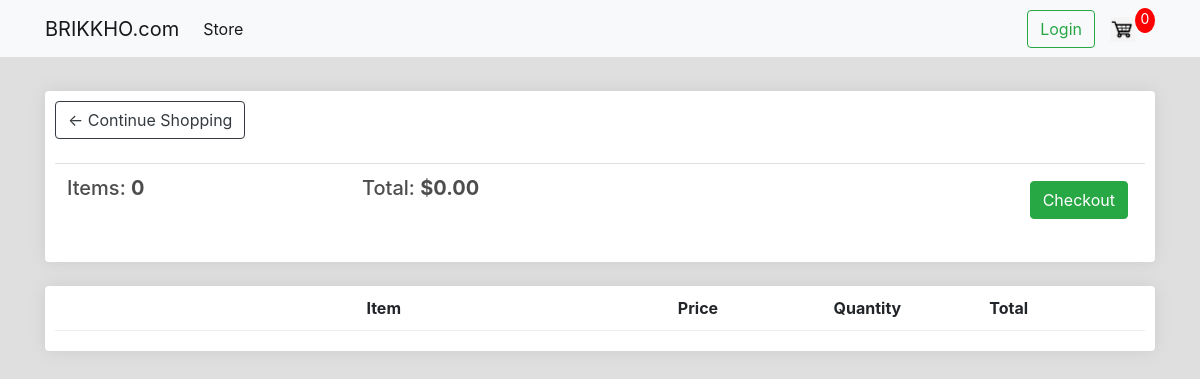
The page /cart/ (signed in) on the database as committed earlier.
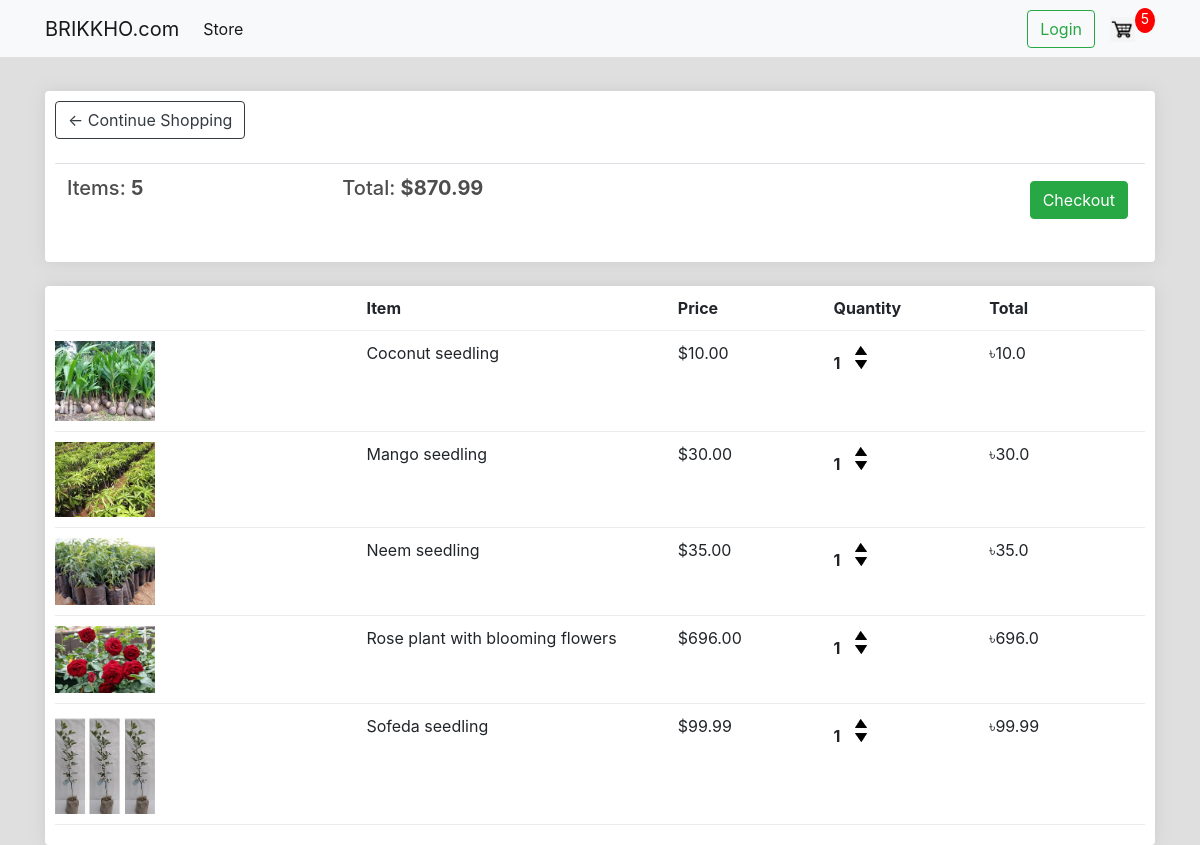
The same page on the database as committed later.
### store/models.py (models this page shows, shortened)
class Order(models.Model):
    customer = models.ForeignKey(Customer, on_delete=models.SET_NULL, null=True, blank=True)
    date_ordered = models.DateTimeField(auto_now_add=True)
    complete = models.BooleanField(default=False, null=True, blank=False)
    transaction_id = models.CharField(max_length=256, null=True)
    @property
    def get_cart_total(self):
        orderitems = self.orderitem_set.all()
        total = sum([item.get_total for item in orderitems])
        return total
    @property
    def get_cart_items(self):
        orderitems = self.orderitem_set.all()
        total = sum([item.quantity for item in orderitems])
        return total

class OrderItem(models.Model):
    product = models.ForeignKey(Product, on_delete=models.SET_NULL, null=True, blank=True)
    order = models.ForeignKey(Order, on_delete=models.SET_NULL, null=True, blank=True)
    quantity = models.IntegerField(default=0, null=True, blank=True)
    date_added = models.DateTimeField(auto_now_add=True)
    @property
    def get_total(self):
        total = self.product.price * self.quantity
        return total

class Product(models.Model):
    name = models.CharField(max_length=256, null=True)
    price = models.FloatField()
    digital = models.BooleanField(default=False, null=True, blank=False)
    image = models.ImageField(null=True, blank=True)
    product_id = models.CharField(max_length=7, null=True)
    @property
    def imageURL(self):
        try:
            url = self.image.url
        except:
            url = ''
        return url

### store/views.py (the view)
# urls.py: path('cart/', views.cart, name='cart'),
def cart(request):
    data = cartData(request)
    cartItems = data['cartItems']
    order = data['order']
    items = data['items']
    context = {
        'items': items,
        'order': order,
        'cartItems': cartItems,
    }
    return render(request, 'store/cart.html', context)

### store/utils.py (called while the page is built)
def cartData(request):
    if request.user.is_authenticated:
        customer = request.user.customer
        order, created = Order.objects.get_or_create(customer=customer, complete=False)
        items = order.orderitem_set.all()
        cartItems = order.get_cart_items
    else:
        cookieDate = cookieCart(request)
        cartItems = cookieDate['cartItems']
        order = cookieDate['order']
        items = cookieDate['items']
    return {
        'cartItems': cartItems,
        'order': order,
        'items' :items
    }

### store/templates/store/cart.html
{% extends 'store/base.html' %}
{% load static %}
{% block content %}
    <div class="row">
        <div class="col-lg-12">
            <div class="box-element">
                <a class="btn btn-outline-dark" href="{% url 'store' %}">&#x2190; Continue Shopping</a>
                <br>
                <br>
                <table class="table">
                    <tr>
                        <th><h5>Items: <strong>{{ order.get_cart_items }}</strong></h5></th>
                        <th><h5>Total: <strong>${{ order.get_cart_total|floatformat:2 }}</strong></h5></th>
                        <th>
                            <a style="float:right; margin:5px" class="btn btn-success" href="{% url 'checkout' %}">Checkout</a>
                        </th>
                    </tr>
                </table>
            </div>
            <br>
            <div class="box-element">
                <div class="cart-row">
                    <div style="flex: 2;"></div>
                    <div style="flex: 2;"><strong>Item</strong></div>
                    <div style="flex: 1;"><strong>Price</strong></div>
                    <div style="flex: 1;"><strong>Quantity</strong></div>
                    <div style="flex: 1;"><strong>Total</strong></div>
                </div>
                {% for item in items %}
                    <div class="cart-row">
                        <div style="flex: 2;"><img class="row-image" src="{{ item.product.imageURL }}"></div>
                        <div style="flex: 2;">{{ item.product.name }}</div>
                        <div style="flex: 1;">${{ item.product.price|floatformat:2 }}</div>
                        <div style="flex: 1;">
                            <p class="quantity">{{ item.quantity }}</p>
                            <div class="quantity">
                                <img data-product="{{ item.product.id }}" data-action="add" class="chg-quantity update-cart" src="{% static  'images/arrow-up.png' %}">
                                <img data-product="{{ item.product.id }}" data-action="remove" class="chg-quantity update-cart" src="{% static  'images/arrow-down.png' %}">
                            </div>
                        </div>
                        <div style="flex: 1;">&#x9f3;{{ item.get_total }}</div>
                    </div>
                {% endfor %}
            </div>
        </div>
    </div>
{% endblock content %}

### store/templates/store/base.html (shortened to what this page needs)
<!DOCTYPE html>
{% load static %}
<html lang="en">
<head>
    <link rel="stylesheet" href="https://stackpath.bootstrapcdn.com/bootstrap/4.5.0/css/bootstrap.min.css">
    <link rel="stylesheet" href="{% static 'css/main.css' %}">
</head>
<body>
    <nav class="navbar navbar-expand-lg navbar-light bg-light">
      <div class="container">
        <a class="navbar-brand" href="{% url 'store' %}">BRIKKHO.com</a>
        <div class="collapse navbar-collapse" id="navbarSupportedContent">
          <ul class="navbar-nav mr-auto">
            <li class="nav-item active">
              <a class="nav-link" href="{% url 'store' %}">Store<span class="sr-only">(current)</span></a>
            </li>
          </ul>
          <div class="form-inline my-2 my-lg-0">
            <a href="#"class="btn btn-outline-success my-2 my-sm-0">Login</a>
            <a href="{% url 'cart' %}">
               <img  id="cart-icon" src="{% static 'images/cart.jpg' %}">
            </a>
           <p id="cart-total">{{ cartItems }}</p>
        </div>
        </div>
      </div>
    </nav>
    <div class="container">
        <br>
        {% block content %}
        {% endblock content %}
    </div>
  </body>
</html>

### static/css/main.css (style rules this page uses)
body { background-color: #dfdfdf; }
h1,h2,h3,h4,h5,h6 { color:hsl(0, 0%, 30%); }
.box-element { box-shadow:hsl(0, 0%, 80%) 0 0 16px; background-color: #fff; border-radius: 4px; padding: 10px; }
#cart-icon { width:25px; display: inline-block; margin-left: 15px; }
#cart-total { display: block; text-align: center; color:#fff; background-color: red; width: 20px; height: 25px; border-radius: 50%; font-size: 14px; }
.col-lg-4, .col-lg-6, .col-lg-8, .col-lg-12 { margin-top: 10px; }
.row-image { width: 100px; }
.cart-row { display: flex; align-items: flex-stretch; padding-bottom: 10px; margin-bottom: 10px; border-bottom: 1px solid #ececec; }
.quantity { display: inline-block; font-weight: 700; padding-right:10px; }
.chg-quantity { width: 12px; cursor: pointer; display: block; margin-top: 5px; transition:.1s; }

Rows that differ between the two databases and show on the page:
computed for Order: get_cart_items "0" → "5"; get_cart_total "0.00" → "870.99"
added OrderItem: product.imageURL (picture), product.name "Coconut seedling", product.price "10.00", quantity "1", get_total "10.0"
added OrderItem: product.imageURL (picture), product.name "Mango seedling", product.price "30.00", quantity "1", get_total "30.0"
added OrderItem: product.imageURL (picture), product.name "Neem seedling", product.price "35.00", quantity "1", get_total "35.0"
added OrderItem: product.imageURL (picture), product.name "Rose plant with blooming flowers", product.price "696.00", quantity "1", get_total "696.0"
added OrderItem: product.imageURL (picture), product.name "Sofeda seedling", product.price "99.99", quantity "1", get_total "99.99"
Other text that changed with them:
{{ cartItems }}: "0" → "5"
